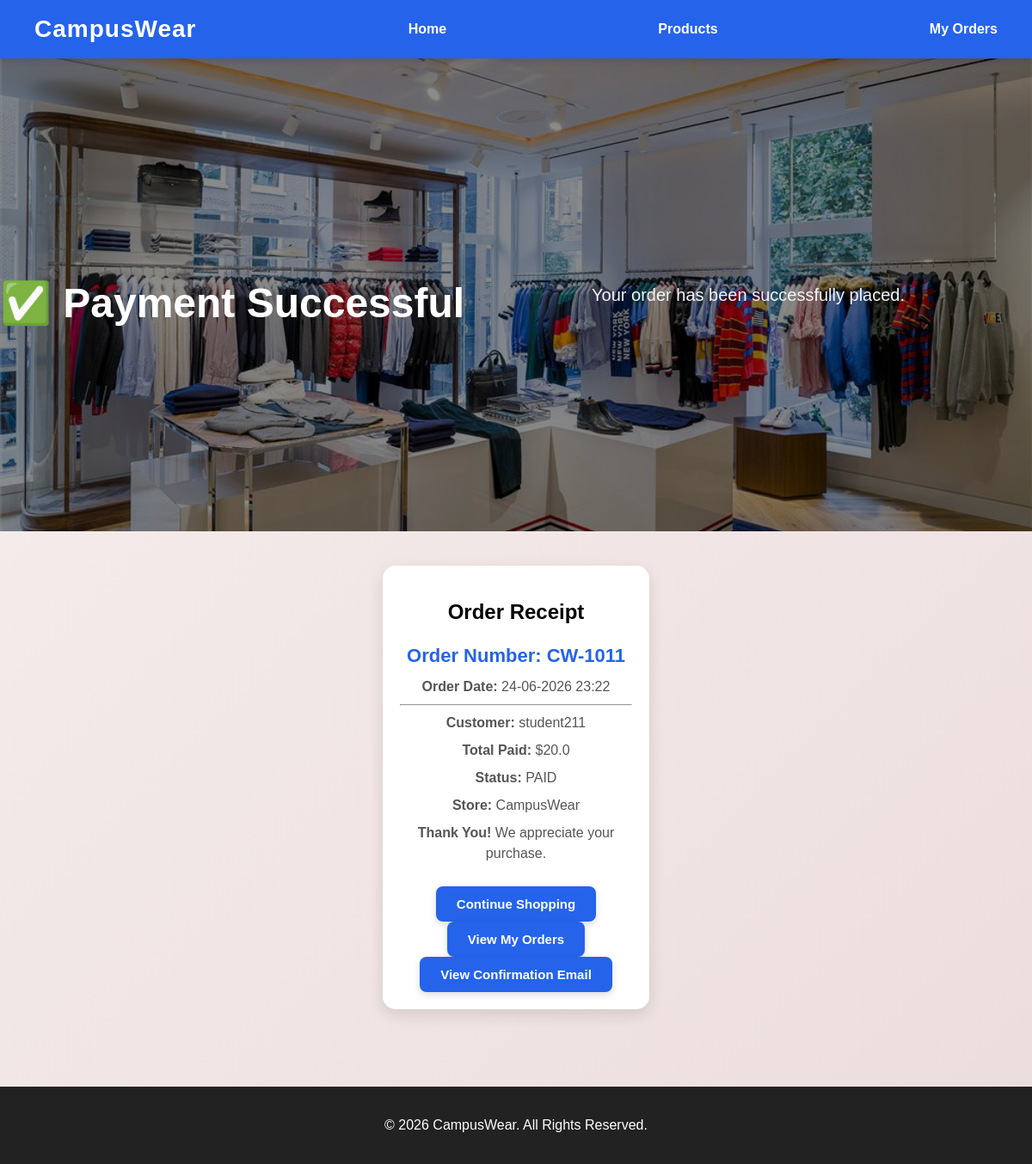
Screenshot of /order_success (signed in) with the database file from the repository.
### tables this page shows
CREATE TABLE orders (
    id INTEGER PRIMARY KEY AUTOINCREMENT,
    username TEXT,
    total REAL
, order_date TEXT);

### app.py (the view)
@app.route("/order_success")
def order_success():
    if "user" not in session:
        return redirect(url_for("login"))
    conn = sqlite3.connect("campuswear.db")
    conn.row_factory = sqlite3.Row
    cursor = conn.cursor()
    cursor.execute(
        """
        SELECT id, total, order_date
        FROM orders
        WHERE username = ?
        ORDER BY id DESC
        LIMIT 1
        """,
        (session["user"],)
    )
    order = cursor.fetchone()
    conn.close()
    total = 0
    order_date = ""
    if order:
        total = order["total"]
        order_date = order["order_date"]
        order_number = f"CW-{1000 + order['id']}"
    return render_template(
        "order_success.html",
        total=total,
        order_number=order_number,
        order_date=order_date
    )

### templates/order_success.html (shortened to what this page needs)
<!DOCTYPE html>
<html>
<head>
    <link rel="stylesheet"
          href="{{ url_for('static', filename='style.css') }}">
</head>
<body>
<nav>
    <h2>CampusWear</h2>
    <a href="/">Home</a>
    <a href="/products">Products</a>
    <a href="/my_orders">My Orders</a>
</nav>
<section class="hero">
    <h1>✅ Payment Successful</h1>
    <p>
        Your order has been successfully placed.
    </p>
</section>
<section class="products">
    <div class="card">
        <h2>Order Receipt</h2>
        <p>
            <strong>Order Number:</strong>
            {{ order_number }}
        </p>
        <p>
            <strong>Order Date:</strong>
            {{ order_date }}
        </p>
        <hr>
        <p>
            <strong>Customer:</strong>
            {{ session['user'] }}
        </p>
        <p>
            <strong>Total Paid:</strong>
            ${{ total }}
        </p>
        <p>
            <strong>Status:</strong>
            PAID
        </p>
        <p>
            <strong>Store:</strong>
            CampusWear
        </p>
        <p>
            <strong>Thank You!</strong>
            We appreciate your purchase.
        </p>
        <br>
        <a href="/products">
            <button>
                Continue Shopping
            </button>
        </a>
        <a href="/my_orders">
            <button>
                View My Orders
            </button>
        </a>
        <a href="/email_confirmation">
            <button>
                View Confirmation Email
            </button>
        </a>
    </div>
</section>
<footer>
    <p>
        © 2026 CampusWear. All Rights Reserved.
    </p>
</footer>
</body>
</html>

### static/style.css (style rules this page uses)
body { margin: 0; font-family: Arial, sans-serif; background: linear-gradient(135deg, #f7efef, #ecdddd); }
nav { background:#2563eb; display:flex; justify-content:space-between; align-items:center; padding:18px 40px; position:sticky; top:0; z-index:1000; box-shadow:0 2px 10px rgba(0,0,0,0.15); }
nav h2 { margin:0; color:white; font-size:28px; font-weight:bold; letter-spacing:1px; }
nav a { color:white; text-decoration:none; margin-left:20px; font-weight:bold; transition:0.3s; }
.hero { background-image: linear-gradient( rgba(0,0,0,.45), rgba(0,0,0,.45) ), url("/static/images/store_theme.jpg"); background-size:cover; background-position:center; background-repeat:no-repeat; min-height:550px; display:flex; justify-content:center; align-items:center; text-align:center; }
.hero h1 { color:white; font-size:60px; margin-bottom:20px; }
.hero p { color:#f3f4f6; font-size:20px; line-height:1.8; margin-bottom:30px; }
.products { display:flex; flex-wrap:wrap; justify-content:center; gap:30px; padding:40px; }
.card { width:270px; background:#fff; border-radius:15px; overflow:hidden; text-align:center; padding:20px; box-shadow:0 6px 18px rgba(0,0,0,0.12); transition:all .3s ease; }
.card p { color:#555; font-size:16px; margin:8px 0; }
.card p:first-of-type { font-size:22px; font-weight:bold; color:#2563eb; }
button { background:#2563eb; color:white; border:none; padding:12px 24px; border-radius:8px; font-size:15px; font-weight:bold; cursor:pointer; transition:all .3s ease; box-shadow:0 3px 8px rgba(0,0,0,.15); }
footer { background:#222; color:white; text-align:center; padding:20px; margin-top:50px; }
.products a { text-decoration:none; }
.card a { text-decoration:none; }
.card a { color:inherit; text-decoration:none; }
.hero { animation: fadeUp .8s ease; }
.hero h1 { font-size:48px; font-weight:bold; }
.hero p { max-width:700px; margin:auto; line-height:1.7; }
.products { margin-bottom:40px; }
.card { overflow:hidden; }
.card p { color:#555; line-height:1.5; }

### rows the page displays
orders: order_date "24-06-2026 23:22", user "student211", total "20.0"

### other values shown
{{ order_number }} "CW-1011"
